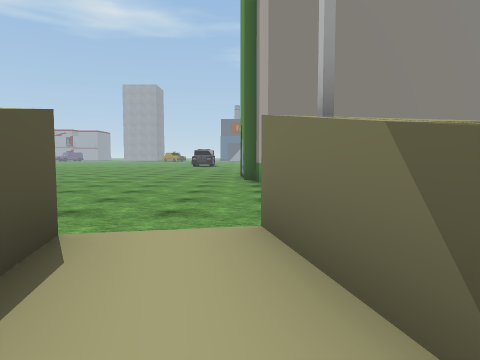
[1] (above)

13 first-person views from a walk through a Unity game level. The camera is 1.2 m above the floor, tilts 4° down and sees 70° across. The floor is counted in squares, 2 m on a side. Each view is taken from the middle of a square. On the plan, view 1 faces up. The plan holds only what a view shows up to about 10 squares ahead; the rest is blank. The place goes on beyond the plan. The player character is not drawn. Some surface patterns are stand-ins.

[2]
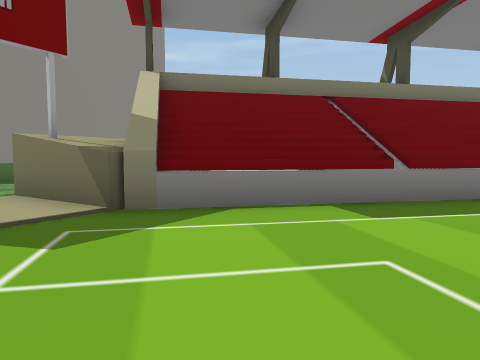

[3]
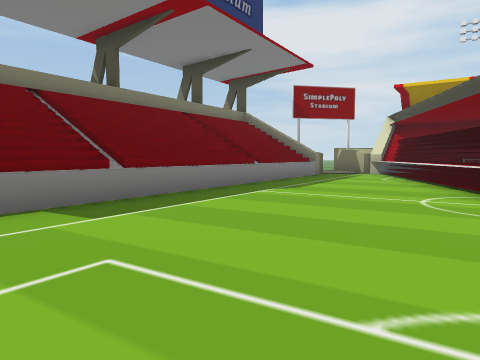

[4]
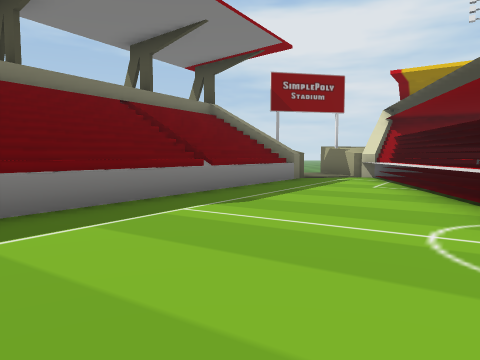

[5]
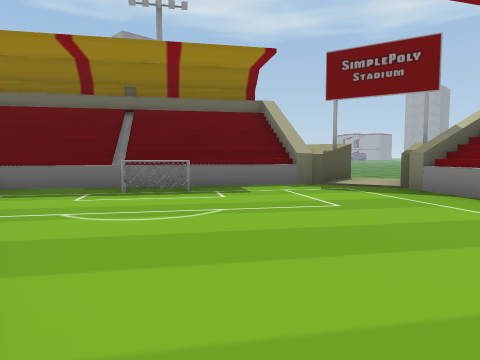

[6]
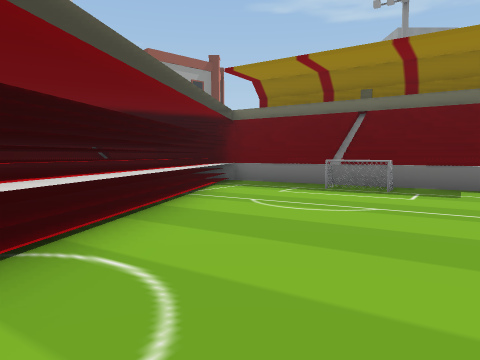

[7]
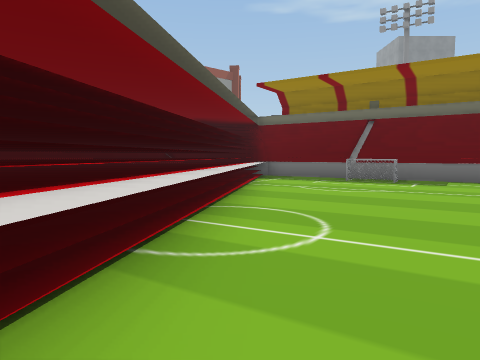

[8]
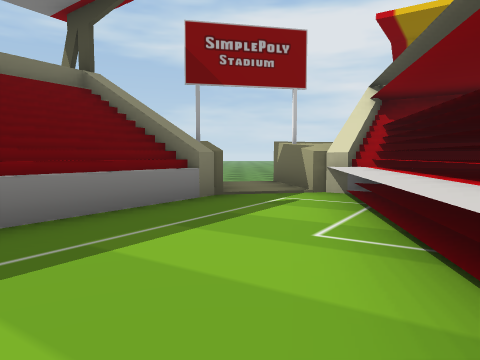

[9]
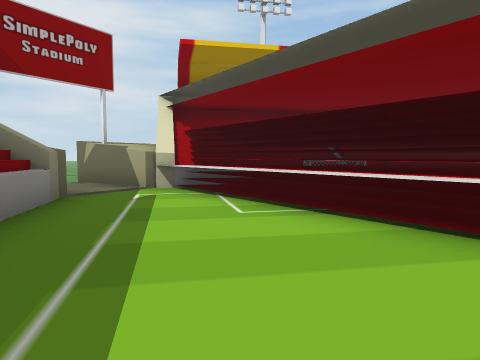

[10]
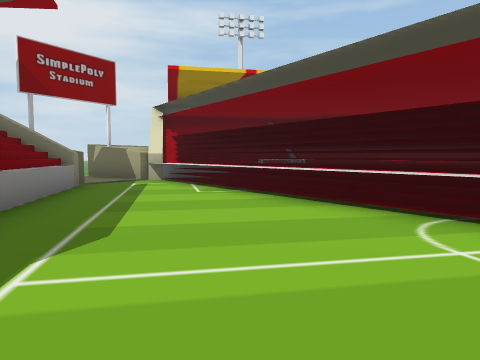

[11]
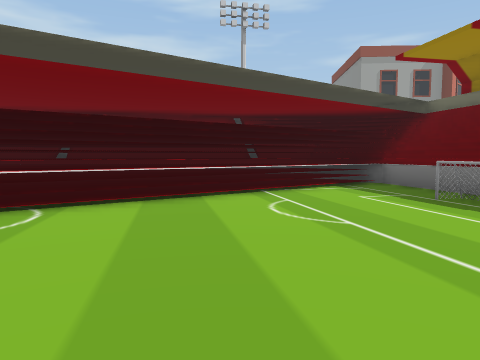

[12]
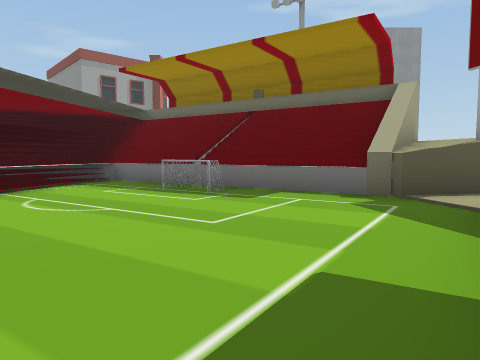

[13]
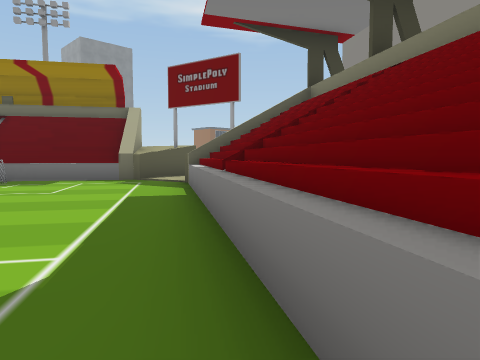

### Floor plan
Key: @ floor where view 1 was taken; # wall or solid block; . main floor; - floor 0.25 m lower than the main floor; ^ raised ledge; B building.
Columns run from 6 left of view 1 to 11 right of it. Each row starts with its distance up from view 1.
 10  -----BB
  9  ------B
  8   -----BBBBB
  7   ------
  6    -----
  5    -----
  4     ---
  3     ---#
  2      #.#
  1     #^.^##
  0    ##^@#^##
 -1    #^....^^##
 -2   #^.......^##
 -3  ##^#.......^^##
 -4  #^...........^##
 -5 #^.............^^^
 -6 #####^^^^.........
 -7    #######^^^^^..^
 -8         ########^#

Positions as (right, up) in squares from view 1, and headings:
1: (0, 0), facing up
2: (-1, -3), facing up-right
3: (-1, -3), facing right
4: (1, -4), facing right
5: (3, -6), facing up-left
6: (4, -5), facing left
7: (6, -6), facing left
8: (5, -6), facing right
9: (5, -4), facing down-right
10: (3, -3), facing down-right
11: (3, -2), facing down-left
12: (4, -2), facing left
13: (7, -4), facing up-left
